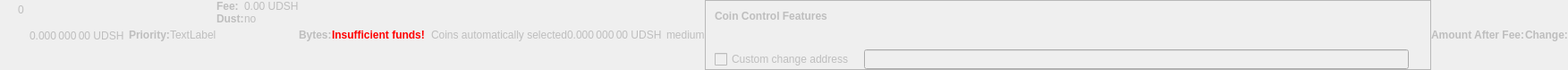
    <widget class="QWidget" name="dummyHideWidget" native="true">
     <property name="enabled">
      <bool>false</bool>
     </property>
     <property name="maximumSize">
      <size>
       <width>100</width>
       <height>22</height>
      </size>
     </property>
     <layout class="QHBoxLayout" name="dummyHideLayout">
      <property name="spacing">
       <number>0</number>
      </property>
      <property name="margin">
       <number>0</number>
      </property>
      <item>
       <layout class="QFormLayout" name="formLayoutCoinControl1">
        <property name="horizontalSpacing">
         <number>10</number>
        </property>
        <property name="verticalSpacing">
         <number>14</number>
        </property>
        <property name="leftMargin">
         <number>10</number>
        </property>
        <property name="topMargin">
         <number>4</number>
        </property>
        <property name="rightMargin">
         <number>6</number>
        </property>
        <item row="0" column="1">
         <widget class="QLabel" name="labelCoinControlBytes">
          <property name="cursor">
           <cursorShape>IBeamCursor</cursorShape>
          </property>
          <property name="contextMenuPolicy">
           <enum>Qt::ActionsContextMenu</enum>
          </property>
          <property name="text">
           <string notr="true">0</string>
          </property>
          <property name="textInteractionFlags">
           <set>Qt::LinksAccessibleByMouse|Qt::TextSelectableByKeyboard|Qt::TextSelectableByMouse</set>
          </property>
         </widget>
        </item>
       </layout>
      </item>
      <item>
       <widget class="QLabel" name="labelCoinControlAfterFee">
        <property name="enabled">
         <bool>false</bool>
        </property>
        <property name="sizePolicy">
         <sizepolicy hsizetype="Fixed" vsizetype="Fixed">
          <horstretch>0</horstretch>
          <verstretch>0</verstretch>
         </sizepolicy>
        </property>
        <property name="minimumSize">
         <size>
          <width>111</width>
          <height>12</height>
         </size>
        </property>
        <property name="maximumSize">
         <size>
          <width>111</width>
          <height>12</height>
         </size>
        </property>
        <property name="cursor">
         <cursorShape>IBeamCursor</cursorShape>
        </property>
        <property name="contextMenuPolicy">
         <enum>Qt::ActionsContextMenu</enum>
        </property>
        <property name="text">
         <string notr="true">0.000 000 00 UDSH</string>
        </property>
        <property name="textInteractionFlags">
         <set>Qt::LinksAccessibleByMouse|Qt::TextSelectableByKeyboard|Qt::TextSelectableByMouse</set>
        </property>
       </widget>
      </item>
      <item>
       <widget class="QLabel" name="labelCoinControlPriorityText">
        <property name="enabled">
         <bool>false</bool>
        </property>
        <property name="font">
         <font>
          <weight>75</weight>
          <bold>true</bold>
         </font>
        </property>
        <property name="text">
         <string>Priority:</string>
        </property>
       </widget>
      </item>
      <item>
       <layout class="QHBoxLayout" name="horizontalLayout">
        <item>
         <widget class="QLabel" name="WarningLabel">
          <property name="text">
           <string>TextLabel</string>
          </property>
         </widget>
        </item>
       </layout>
      </item>
      <item>
       <layout class="QFormLayout" name="formLayoutCoinControl3">
        <property name="horizontalSpacing">
         <number>0</number>
        </property>
        <property name="verticalSpacing">
         <number>0</number>
        </property>
        <property name="leftMargin">
         <number>0</number>
        </property>
        <property name="topMargin">
         <number>0</number>
        </property>
        <property name="rightMargin">
         <number>0</number>
        </property>
        <item row="0" column="0">
         <widget class="QLabel" name="labelCoinControlFeeText">
          <property name="enabled">
           <bool>false</bool>
          </property>
          <property name="font">
           <font>
            <weight>75</weight>
            <bold>true</bold>
           </font>
          </property>
          <property name="text">
           <string>Fee:</string>
          </property>
          <property name="margin">
           <number>0</number>
          </property>
         </widget>
        </item>
        <item row="0" column="1">
         <widget class="QLabel" name="labelCoinControlFee">
          <property name="enabled">
           <bool>false</bool>
          </property>
          <property name="cursor">
           <cursorShape>IBeamCursor</cursorShape>
          </property>
          <property name="contextMenuPolicy">
           <enum>Qt::ActionsContextMenu</enum>
          </property>
          <property name="text">
           <string notr="true">0.00 UDSH</string>
          </property>
          <property name="textInteractionFlags">
           <set>Qt::LinksAccessibleByMouse|Qt::TextSelectableByKeyboard|Qt::TextSelectableByMouse</set>
          </property>
         </widget>
        </item>
        <item row="1" column="0">
         <widget class="QLabel" name="labelCoinControlLowOutputText">
          <property name="enabled">
           <bool>false</bool>
          </property>
          <property name="font">
           <font>
            <weight>75</weight>
            <bold>true</bold>
           </font>
          </property>
          <property name="text">
           <string>Dust:</string>
          </property>
         </widget>
        </item>
        <item row="1" column="1">
         <widget class="QLabel" name="labelCoinControlLowOutput">
          <property name="enabled">
           <bool>false</bool>
          </property>
          <property name="cursor">
           <cursorShape>IBeamCursor</cursorShape>
          </property>
          <property name="contextMenuPolicy">
           <enum>Qt::ActionsContextMenu</enum>
          </property>
          <property name="text">
           <string>no</string>
          </property>
          <property name="textInteractionFlags">
           <set>Qt::LinksAccessibleByMouse|Qt::TextSelectableByKeyboard|Qt::TextSelectableByMouse</set>
          </property>
         </widget>
        </item>
       </layout>
      </item>
      <item>
       <widget class="QLabel" name="labelCoinControlBytesText">
        <property name="enabled">
         <bool>false</bool>
        </property>
        <property name="font">
         <font>
          <weight>75</weight>
          <bold>true</bold>
         </font>
        </property>
        <property name="text">
         <string>Bytes:</string>
        </property>
       </widget>
      </item>
      <item>
       <layout class="QFormLayout" name="formLayoutCoinControl2">
        <property name="horizontalSpacing">
         <number>0</number>
        </property>
        <property name="verticalSpacing">
         <number>0</number>
        </property>
        <property name="leftMargin">
         <number>0</number>
        </property>
        <property name="topMargin">
         <number>0</number>
        </property>
        <property name="rightMargin">
         <number>0</number>
        </property>
       </layout>
      </item>
      <item>
       <layout class="QHBoxLayout" name="horizontalLayoutCoinControl2">
        <property name="spacing">
         <number>0</number>
        </property>
        <property name="bottomMargin">
         <number>0</number>
        </property>
       </layout>
      </item>
      <item>
       <widget class="QLabel" name="labelCoinControlInsuffFunds">
        <property name="enabled">
         <bool>false</bool>
        </property>
        <property name="minimumSize">
         <size>
          <width>0</width>
          <height>0</height>
         </size>
        </property>
        <property name="font">
         <font>
          <weight>75</weight>
          <bold>true</bold>
         </font>
        </property>
        <property name="styleSheet">
         <string notr="true">color:red;font-weight:bold;</string>
        </property>
        <property name="text">
         <string>Insufficient funds!</string>
        </property>
        <property name="margin">
         <number>5</number>
        </property>
       </widget>
      </item>
      <item>
       <layout class="QFormLayout" name="formLayoutCoinControl4">
        <property name="horizontalSpacing">
         <number>0</number>
        </property>
        <property name="verticalSpacing">
         <number>0</number>
        </property>
        <property name="leftMargin">
         <number>0</number>
        </property>
        <property name="topMargin">
         <number>0</number>
        </property>
        <property name="rightMargin">
         <number>0</number>
        </property>
       </layout>
      </item>
      <item>
       <widget class="QLabel" name="labelCoinControlChangeLabel">
        <property name="enabled">
         <bool>false</bool>
        </property>
        <property name="sizePolicy">
         <sizepolicy hsizetype="Preferred" vsizetype="Expanding">
          <horstretch>0</horstretch>
          <verstretch>0</verstretch>
         </sizepolicy>
        </property>
        <property name="minimumSize">
         <size>
          <width>0</width>
          <height>0</height>
         </size>
        </property>
        <property name="text">
         <string/>
        </property>
        <property name="margin">
         <number>3</number>
        </property>
       </widget>
      </item>
      <item>
       <widget class="QLabel" name="labelCoinControlAutomaticallySelected">
        <property name="enabled">
         <bool>false</bool>
        </property>
        <property name="sizePolicy">
         <sizepolicy hsizetype="Fixed" vsizetype="Fixed">
          <horstretch>0</horstretch>
          <verstretch>0</verstretch>
         </sizepolicy>
        </property>
        <property name="minimumSize">
         <size>
          <width>0</width>
          <height>0</height>
         </size>
        </property>
        <property name="maximumSize">
         <size>
          <width>240</width>
          <height>16777215</height>
         </size>
        </property>
        <property name="text">
         <string>Coins automatically selected</string>
        </property>
        <property name="margin">
         <number>5</number>
        </property>
       </widget>
      </item>
      <item>
       <widget class="QLabel" name="labelCoinControlChange">
        <property name="enabled">
         <bool>false</bool>
        </property>
        <property name="sizePolicy">
         <sizepolicy hsizetype="Fixed" vsizetype="Fixed">
          <horstretch>0</horstretch>
          <verstretch>0</verstretch>
         </sizepolicy>
        </property>
        <property name="minimumSize">
         <size>
          <width>111</width>
          <height>0</height>
         </size>
        </property>
        <property name="maximumSize">
         <size>
          <width>111</width>
          <height>16777215</height>
         </size>
        </property>
        <property name="cursor">
         <cursorShape>IBeamCursor</cursorShape>
        </property>
        <property name="contextMenuPolicy">
         <enum>Qt::ActionsContextMenu</enum>
        </property>
        <property name="text">
         <string notr="true">0.000 000 00 UDSH</string>
        </property>
        <property name="textInteractionFlags">
         <set>Qt::LinksAccessibleByMouse|Qt::TextSelectableByKeyboard|Qt::TextSelectableByMouse</set>
        </property>
       </widget>
      </item>
      <item>
       <widget class="QLabel" name="labelCoinControlPriority">
        <property name="enabled">
         <bool>false</bool>
        </property>
        <property name="cursor">
         <cursorShape>IBeamCursor</cursorShape>
        </property>
        <property name="contextMenuPolicy">
         <enum>Qt::ActionsContextMenu</enum>
        </property>
        <property name="text">
         <string>medium</string>
        </property>
        <property name="textInteractionFlags">
         <set>Qt::LinksAccessibleByMouse|Qt::TextSelectableByKeyboard|Qt::TextSelectableByMouse</set>
        </property>
       </widget>
      </item>
      <item>
       <widget class="QFrame" name="frameCoinControl">
        <property name="sizePolicy">
         <sizepolicy hsizetype="Expanding" vsizetype="Expanding">
          <horstretch>0</horstretch>
          <verstretch>0</verstretch>
         </sizepolicy>
        </property>
        <property name="maximumSize">
         <size>
          <width>16777215</width>
          <height>16777215</height>
         </size>
        </property>
        <property name="frameShape">
         <enum>QFrame::StyledPanel</enum>
        </property>
        <property name="frameShadow">
         <enum>QFrame::Sunken</enum>
        </property>
        <layout class="QVBoxLayout" name="verticalLayoutCoinControl2_2">
         <property name="spacing">
          <number>0</number>
         </property>
         <property name="margin">
          <number>0</number>
         </property>
         <item>
          <layout class="QVBoxLayout" name="verticalLayoutCoinControl" stretch="0,0,0,1">
           <property name="spacing">
            <number>0</number>
           </property>
           <property name="leftMargin">
            <number>10</number>
           </property>
           <property name="topMargin">
            <number>10</number>
           </property>
           <item>
            <layout class="QHBoxLayout" name="horizontalLayoutCoinControl1">
             <property name="bottomMargin">
              <number>15</number>
             </property>
             <item>
              <widget class="QLabel" name="labelCoinControlFeatures">
               <property name="enabled">
                <bool>false</bool>
               </property>
               <property name="sizePolicy">
                <sizepolicy hsizetype="Preferred" vsizetype="Maximum">
                 <horstretch>0</horstretch>
                 <verstretch>0</verstretch>
                </sizepolicy>
               </property>
               <property name="font">
                <font>
                 <weight>75</weight>
                 <bold>true</bold>
                </font>
               </property>
               <property name="styleSheet">
                <string notr="true">font-weight:bold;</string>
               </property>
               <property name="text">
                <string>Coin Control Features</string>
               </property>
              </widget>
             </item>
            </layout>
           </item>
           <item>
            <widget class="QWidget" name="widgetCoinControl" native="true">
             <property name="sizePolicy">
              <sizepolicy hsizetype="Preferred" vsizetype="Preferred">
               <horstretch>0</horstretch>
               <verstretch>0</verstretch>
              </sizepolicy>
             </property>
             <property name="minimumSize">
              <size>
               <width>0</width>
               <height>0</height>
              </size>
             </property>
             <property name="styleSheet">
              <string notr="true"/>
             </property>
             <layout class="QHBoxLayout" name="horizontalLayoutCoinControl5_2">
              <property name="margin">
               <number>0</number>
              </property>
              <item>
               <layout class="QHBoxLayout" name="horizontalLayoutCoinControl3">
                <property name="spacing">
                 <number>20</number>
                </property>
                <property name="topMargin">
                 <number>0</number>
                </property>
                <property name="bottomMargin">
                 <number>10</number>
                </property>
               </layout>
              </item>
             </layout>
            </widget>
           </item>
           <item>
            <layout class="QHBoxLayout" name="horizontalLayoutCoinControl4" stretch="0,0,0">
             <property name="spacing">
              <number>12</number>
             </property>
             <property name="sizeConstraint">
              <enum>QLayout::SetDefaultConstraint</enum>
             </property>
             <property name="topMargin">
              <number>5</number>
             </property>
             <property name="rightMargin">
              <number>5</number>
             </property>
             <item>
              <widget class="QCheckBox" name="checkBoxCoinControlChange">
               <property name="enabled">
                <bool>false</bool>
               </property>
               <property name="toolTip">
                <string>If this is activated, but the change address is empty or invalid, change will be sent to a newly generated address.</string>
               </property>
               <property name="text">
                <string>Custom change address</string>
               </property>
              </widget>
             </item>
             <item>
              <widget class="QValidatedLineEdit" name="lineEditCoinControlChange">
               <property name="enabled">
                <bool>false</bool>
               </property>
               <property name="sizePolicy">
                <sizepolicy hsizetype="Expanding" vsizetype="Fixed">
                 <horstretch>0</horstretch>
                 <verstretch>0</verstretch>
                </sizepolicy>
               </property>
              </widget>
             </item>
             <item>
              <widget class="QLabel" name="labelCoinControlChangeLabel_2">
               <property name="sizePolicy">
                <sizepolicy hsizetype="Preferred" vsizetype="Expanding">
                 <horstretch>0</horstretch>
                 <verstretch>0</verstretch>
                </sizepolicy>
               </property>
               <property name="minimumSize">
                <size>
                 <width>0</width>
                 <height>0</height>
                </size>
               </property>
               <property name="text">
                <string/>
               </property>
               <property name="margin">
                <number>3</number>
               </property>
              </widget>
             </item>
            </layout>
           </item>
           <item>
            <spacer name="verticalSpacerCoinControl">
             <property name="orientation">
              <enum>Qt::Vertical</enum>
             </property>
             <property name="sizeHint" stdset="0">
              <size>
               <width>800</width>
               <height>1</height>
              </size>
             </property>
            </spacer>
           </item>
          </layout>
         </item>
        </layout>
       </widget>
      </item>
      <item>
       <widget class="QLabel" name="labelCoinControlAfterFeeText">
        <property name="enabled">
         <bool>false</bool>
        </property>
        <property name="minimumSize">
         <size>
          <width>0</width>
          <height>0</height>
         </size>
        </property>
        <property name="maximumSize">
         <size>
          <width>16777215</width>
          <height>16777215</height>
         </size>
        </property>
        <property name="font">
         <font>
          <weight>75</weight>
          <bold>true</bold>
         </font>
        </property>
        <property name="text">
         <string>Amount After Fee:</string>
        </property>
        <property name="alignment">
         <set>Qt::AlignLeading|Qt::AlignLeft|Qt::AlignVCenter</set>
        </property>
        <property name="margin">
         <number>0</number>
        </property>
       </widget>
      </item>
      <item>
       <widget class="QLabel" name="labelCoinControlChangeText">
        <property name="enabled">
         <bool>false</bool>
        </property>
        <property name="sizePolicy">
         <sizepolicy hsizetype="Preferred" vsizetype="Preferred">
          <horstretch>0</horstretch>
          <verstretch>0</verstretch>
         </sizepolicy>
        </property>
        <property name="minimumSize">
         <size>
          <width>0</width>
          <height>0</height>
         </size>
        </property>
        <property name="maximumSize">
         <size>
          <width>16777215</width>
          <height>16777215</height>
         </size>
        </property>
        <property name="font">
         <font>
          <weight>75</weight>
          <bold>true</bold>
         </font>
        </property>
        <property name="text">
         <string>Change:</string>
        </property>
        <property name="alignment">
         <set>Qt::AlignLeading|Qt::AlignLeft|Qt::AlignVCenter</set>
        </property>
       </widget>
      </item>
     </layout>
    </widget>
